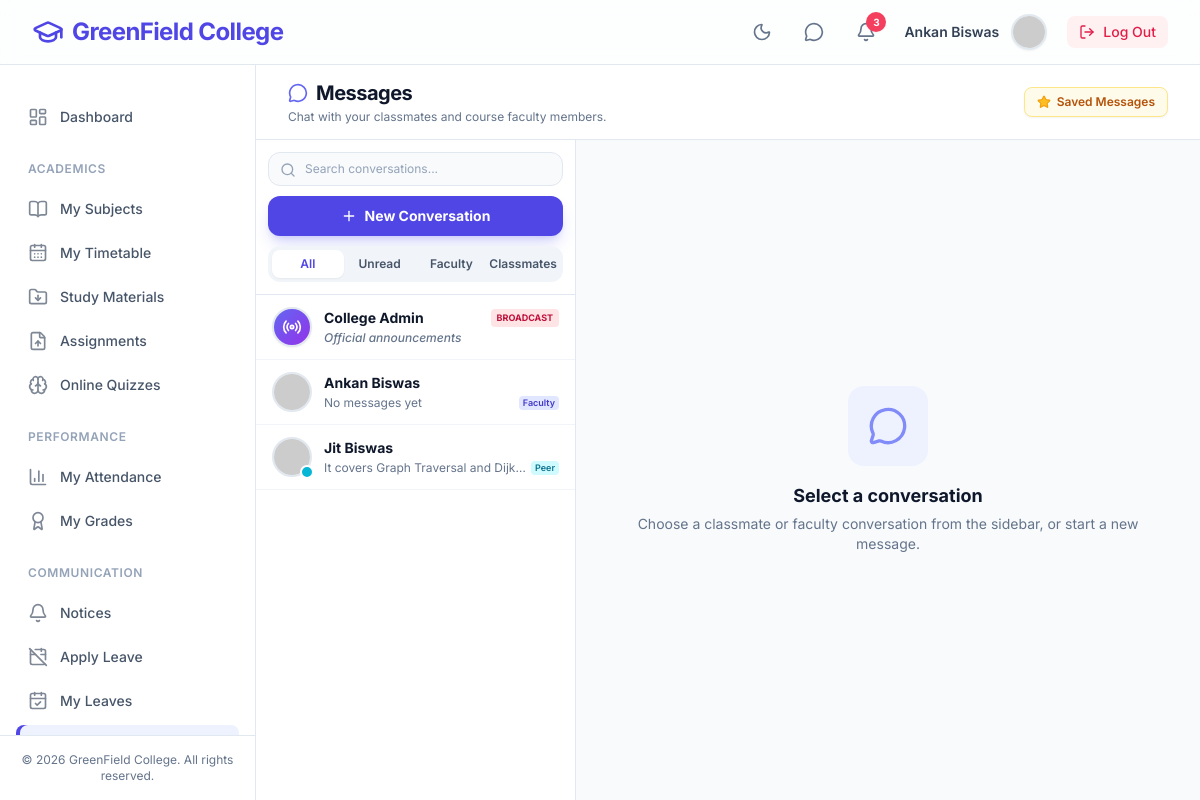
Screenshot of /views/student/messages.php (signed in) with the database file from the repository.
### tables this page shows
CREATE TABLE `conversations` (
  `id` int(11) NOT NULL AUTO_INCREMENT,
  `conv_type` enum('FACULTY_STUDENT','PEER_STUDENT','FACULTY_FACULTY') NOT NULL DEFAULT 'FACULTY_STUDENT',
  `user1_id` int(11) DEFAULT NULL,
  `user1_type` enum('STUDENT','FACULTY') DEFAULT NULL,
  `user2_id` int(11) DEFAULT NULL,
  `user2_type` enum('STUDENT','FACULTY') DEFAULT NULL,
  `student_id` int(11) DEFAULT NULL,
  `faculty_id` int(11) DEFAULT NULL,
  `last_message_at` datetime DEFAULT NULL,
  `student_cleared_at` datetime DEFAULT NULL,
  `faculty_cleared_at` datetime DEFAULT NULL,
  `user1_cleared_at` datetime DEFAULT NULL,
  `user2_cleared_at` datetime DEFAULT NULL,
  `created_at` timestamp NOT NULL DEFAULT current_timestamp(),
  PRIMARY KEY (`id`),
  UNIQUE KEY `uq_conversation_pair` (`student_id`,`faculty_id`),
  UNIQUE KEY `uq_participants` (`user1_id`,`user1_type`,`user2_id`,`user2_type`),
  KEY `idx_conv_student` (`student_id`),
  KEY `idx_conv_faculty` (`faculty_id`),
  KEY `idx_conv_last_msg` (`last_message_at`)
);

### config/database.php (called while the page is built, shortened)
<?php
class Database {
    private static ?Database $instance = null;
    private PDO $connection;
    private string $host = 'localhost';
    private string $db_name = 'college_cms';
    private string $username = 'root';
    private string $password = '';
    private string $charset = 'utf8mb4';
    private function __construct() {
        $dsn = "mysql:host={$this->host};dbname={$this->db_name};charset={$this->charset}";
        $options = [
            PDO::ATTR_ERRMODE            => PDO::ERRMODE_EXCEPTION,
            PDO::ATTR_DEFAULT_FETCH_MODE => PDO::FETCH_ASSOC,
            PDO::ATTR_EMULATE_PREPARES   => false,
        ];
        try {
            $this->connection = new PDO($dsn, $this->username, $this->password, $options);
        } catch (PDOException $e) {
            error_log("Database Connection failed: " . $e->getMessage());
            die("Critical Error: Unable to connect to the database. Please contact system administrator.");
        }
    }
    public static function getInstance(): Database {
        if (self::$instance === null) {
            self::$instance = new Database();
        }
        return self::$instance;
    }
    public function getConnection(): PDO {
        return $this->connection;
    }
}

### controllers/MessageController.php (called while the page is built, shortened)
<?php
require_once __DIR__ . '/../config/database.php';
class MessageController {
    private PDO $db;
    public function __construct() {
        $this->db = Database::getInstance()->getConnection();
    }
    public function getConversations(int $userId, string $role): array {
        try {
            $params = [
                $userId, $role,
                $userId, $role,
                $userId, $role,
                $userId, $role,
                $userId, $role,
                $userId, $role,
                $userId, $role,
                $userId, $role,
                $userId, $role,
                $userId, $role,
                $userId, $role,
                $userId, $role,
                $userId, $role,
                $userId, $role,
                $userId, $role,
                $userId, $role
            ];
            $stmt = $this->db->prepare($sql);
            $stmt->execute($params);
            $conversations = $stmt->fetchAll();
            foreach ($conversations as &$conv) {
                $cId = (int)$conv['id'];
                $isUser1 = ((int)$conv['my_user_num'] === 1);
                $clearedAt = $conv['my_cleared_at'];
                $delCol = $isUser1 ? 'deleted_by_user1' : 'deleted_by_user2';
                $stmtMsg = $this->db->prepare("
                    SELECT content
                    FROM messages
                    WHERE conversation_id = ?
                      AND (? IS NULL OR created_at > ?)
                      AND {$delCol} = 0
                    ORDER BY created_at DESC
                    LIMIT 1
                ");
                $stmtMsg->execute([$cId, $clearedAt, $clearedAt]);
                $lastMsg = $stmtMsg->fetchColumn();
                $stmtUnread = $this->db->prepare("
                    SELECT COUNT(*)
                    FROM messages
                    WHERE conversation_id = ?
                      AND NOT (sender_type = ? AND sender_id = ?)
                      AND is_read = 0
                      AND is_unsent = 0
                      AND (? IS NULL OR created_at > ?)
                      AND {$delCol} = 0
                ");
                $stmtUnread->execute([$cId, $role, $userId, $clearedAt, $clearedAt]);
            }
            return $conversations;
        } catch (\PDOException $e) {
            error_log("DB Error fetching conversations: " . $e->getMessage());
            return [];
        }
    }
}

### views/student/messages.php (the view, shortened to what this page needs)
<?php
require_once __DIR__ . '/../../includes/header.php';
require_once __DIR__ . '/../../controllers/MessageController.php';
$controller = new MessageController();
$userId = (int) $_SESSION['user_id'];
$conversations = $controller->getConversations($userId, 'STUDENT');
$base = defined('BASE_URL') ? BASE_URL : '/college_cms';
$rawConvId = $_GET['conv'] ?? '';
$isBroadcast = ($rawConvId === 'broadcast');
$activeConvId = $isBroadcast ? 'broadcast' : (int) $rawConvId;
?>
<main class="flex-1 overflow-y-auto bg-slate-50 dark:bg-slate-900 transition-colors duration-200">
    <div class="h-full flex flex-col">
        <div class="px-4 sm:px-6 lg:px-8 py-3.5 border-b border-slate-200 dark:border-slate-800 bg-white dark:bg-slate-800/50 flex-shrink-0">
            <div class="flex items-center justify-between max-w-full">
                <div>
                    <h1 class="text-xl font-bold tracking-tight text-slate-900 dark:text-white flex items-center gap-2">
                        <i data-lucide="message-circle" class="w-5 h-5 text-indigo-500"></i> Messages
                    </h1>
                    <p class="text-xs text-slate-500 dark:text-slate-400 mt-0.5">Chat with your classmates and course faculty members.</p>
                </div>
                <div class="flex items-center gap-2">
                    <button onclick="openStarredDrawer()" class="inline-flex items-center gap-1.5 px-3 py-1.5 rounded-lg text-xs font-semibold bg-amber-50 dark:bg-amber-900/30 text-amber-700 dark:text-amber-300 border border-amber-200 dark:border-amber-700/50 hover:bg-amber-100 transition-all shadow-sm">
                        <i data-lucide="star" class="w-3.5 h-3.5 fill-amber-400 text-amber-500"></i>
                        <span class="hidden sm:inline">Saved Messages</span>
                    </button>
                </div>
            </div>
        </div>
        <div class="flex-1 flex overflow-hidden">
            <div id="conv-sidebar" class="w-80 flex-shrink-0 border-r border-slate-200 dark:border-slate-700 bg-white dark:bg-slate-800 flex flex-col <?= $activeConvId ? 'hidden md:flex' : 'flex' ?>">
                <div class="p-3 border-b border-slate-200 dark:border-slate-700 space-y-2.5">
                    <div class="relative">
                        <input type="text" id="sidebar-search-input" placeholder="Search conversations..." oninput="handleSidebarSearch(this.value)" class="w-full pl-9 pr-8 py-2 text-xs rounded-xl border border-slate-200 dark:border-slate-700 bg-slate-50 dark:bg-slate-700/50 text-slate-900 dark:text-white focus:outline-hidden focus:ring-2 focus:ring-indigo-500 dark:focus:ring-indigo-400 focus:bg-white dark:focus:bg-slate-700 placeholder:text-slate-400 transition-all">
                    </div>
                    <button onclick="document.getElementById('new-conv-modal').classList.remove('hidden')"
                        class="w-full flex items-center justify-center gap-2 px-4 py-2.5 bg-indigo-600 hover:bg-indigo-700 text-white rounded-xl text-sm font-bold shadow-lg shadow-indigo-500/25 hover:shadow-indigo-500/40 transition-all">
                        <i data-lucide="plus" class="w-4 h-4"></i> New Conversation
                    </button>
                    <div class="flex items-center p-1 bg-slate-100 dark:bg-slate-700/60 rounded-xl text-xs font-semibold text-slate-600 dark:text-slate-300" id="conv-tabs">
                        <button type="button" onclick="filterConversations('all', this)" class="conv-tab-btn flex-1 py-1.5 text-center rounded-lg transition-all bg-white dark:bg-slate-800 text-indigo-600 dark:text-indigo-400 shadow-sm">
                            All
                        </button>
                        <button type="button" onclick="filterConversations('unread', this)" class="conv-tab-btn flex-1 py-1.5 text-center rounded-lg transition-all hover:text-slate-900 dark:hover:text-white relative">
                            Unread
                        </button>
                        <button type="button" onclick="filterConversations('faculty', this)" class="conv-tab-btn flex-1 py-1.5 text-center rounded-lg transition-all hover:text-slate-900 dark:hover:text-white">
                            Faculty
                        </button>
                        <button type="button" onclick="filterConversations('classmates', this)" class="conv-tab-btn flex-1 py-1.5 text-center rounded-lg transition-all hover:text-slate-900 dark:hover:text-white">
                            Classmates
                        </button>
                    </div>
                </div>
                <div class="flex-1 overflow-y-auto" id="conv-list">
                    <a href="<?= $base ?>/views/student/messages.php?conv=broadcast"
                       data-category="broadcast"
                       data-unread="false"
                       data-search-text="college admin official announcements broadcast"
                       class="conv-item flex items-center gap-3 px-4 py-3 border-b border-slate-100 dark:border-slate-700 hover:bg-slate-50 dark:hover:bg-slate-700/50 transition-colors <?= $isBroadcast ? 'bg-indigo-50 dark:bg-indigo-900/20 border-l-4 border-l-indigo-500' : '' ?>">
                        <div class="w-10 h-10 rounded-full bg-gradient-to-br from-indigo-500 to-purple-600 flex items-center justify-center text-white flex-shrink-0 shadow-sm border-2 border-slate-200 dark:border-slate-600">
                            <i data-lucide="radio" class="w-5 h-5"></i>
                        </div>
                        <div class="flex-1 min-w-0">
                            <div class="flex items-center justify-between">
                                <span class="text-sm font-bold text-slate-900 dark:text-white truncate">College Admin</span>
                                <span class="inline-flex items-center px-1.5 py-0.5 rounded text-[9px] font-bold bg-rose-100 text-rose-700 dark:bg-rose-900/30 dark:text-rose-400 uppercase">Broadcast</span>
                            </div>
                            <p class="text-xs text-slate-500 dark:text-slate-400 truncate mt-0.5 font-medium italic">Official announcements</p>
                        </div>
                    </a>
                    <?php if (empty($conversations)): ?>
                        <div class="p-6 text-center" id="empty-conv-notice">
                            <i data-lucide="message-square-off" class="w-10 h-10 text-slate-300 dark:text-slate-600 mx-auto mb-3"></i>
                            <p class="text-sm text-slate-500 dark:text-slate-400">No conversations yet</p>
                            <p class="text-xs text-slate-400 mt-1">Click above to start a chat with a faculty or classmate</p>
                        </div>
                    <?php else: ?>
                        <?php foreach ($conversations as $conv):
                            $isActive = $activeConvId === (int) $conv['id'];
                            $contactRole = $conv['contact_role'] ?? 'FACULTY';
                            $category = ($contactRole === 'STUDENT') ? 'student' : 'faculty';
                            $unreadCount = (int) ($conv['unread_count'] ?? 0);
                            $contactName = $conv['contact_name'] ?? 'Contact';
                            $avatarColor = ($contactRole === 'STUDENT') ? '06b6d4' : '4f46e5';
                            $contactPic = !empty($conv['contact_pic'])
                                ? $base . '/uploads/profiles/' . htmlspecialchars($conv['contact_pic'])
                                : 'https://ui-avatars.com/api/?name=' . urlencode($contactName) . '&background=' . $avatarColor . '&color=fff&bold=true';
                        ?>
                            <a href="<?= $base ?>/views/student/messages.php?conv=<?= $conv['id'] ?>"
                               data-category="<?= $category ?>"
                               data-unread="<?= $unreadCount > 0 ? 'true' : 'false' ?>"
                               data-search-text="<?= htmlspecialchars(strtolower($contactName . ' ' . ($conv['last_message'] ?? '') . ' ' . ($conv['contact_roll'] ?? ''))) ?>"
                               class="conv-item flex items-center gap-3 px-4 py-3 border-b border-slate-100 dark:border-slate-700 hover:bg-slate-50 dark:hover:bg-slate-700/50 transition-colors <?= $isActive ? 'bg-indigo-50 dark:bg-indigo-900/20 border-l-4 border-l-indigo-500' : '' ?>">
                                <div class="relative flex-shrink-0">
                                    <img src="<?= $contactPic ?>" alt="" class="w-10 h-10 rounded-full object-cover border-2 border-slate-200 dark:border-slate-600">
                                    <?php if ($contactRole === 'STUDENT'): ?>
                                        <span class="absolute -bottom-0.5 -right-0.5 w-3.5 h-3.5 rounded-full bg-cyan-500 border-2 border-white dark:border-slate-800" title="Classmate"></span>
                                    <?php endif; ?>
                                </div>
                                <div class="flex-1 min-w-0">
                                    <div class="flex items-center justify-between">
                                        <span class="text-sm font-bold text-slate-900 dark:text-white truncate"><?= htmlspecialchars($contactName) ?></span>
                                    </div>
                                    <div class="flex items-center justify-between mt-0.5">
                                        <p class="text-xs text-slate-500 dark:text-slate-400 truncate"><?= htmlspecialchars($conv['last_message'] ?? 'No messages yet') ?></p>
                                        <span class="text-[9px] px-1 py-0.2 rounded font-semibold <?= $contactRole === 'STUDENT' ? 'bg-cyan-100 text-cyan-700 dark:bg-cyan-900/30 dark:text-cyan-400' : 'bg-indigo-100 text-indigo-700 dark:bg-indigo-900/30 dark:text-indigo-400' ?>">
                                            <?= $contactRole === 'STUDENT' ? 'Peer' : 'Faculty' ?>
                                        </span>
                                    </div>
                                </div>
                            </a>
                        <?php endforeach; ?>
                    <?php endif; ?>
                </div>
            </div>
            <div class="flex-1 flex flex-col min-w-0 <?= !$activeConvId ? 'hidden md:flex' : 'flex' ?>">
                <?php if (!$activeConvId): ?>
                    <div class="flex-1 flex items-center justify-center p-8">
                        <div class="text-center">
                            <div class="w-20 h-20 mx-auto mb-4 rounded-2xl bg-indigo-50 dark:bg-indigo-900/20 flex items-center justify-center">
                                <i data-lucide="message-circle" class="w-10 h-10 text-indigo-400 dark:text-indigo-600"></i>
                            </div>
                            <h3 class="text-lg font-bold text-slate-900 dark:text-white">Select a conversation</h3>
                            <p class="text-sm text-slate-500 mt-1">Choose a classmate or faculty conversation from the sidebar, or start a new message.</p>
                        </div>
                    </div>
                <?php endif; ?>
            </div>
        </div>
    </div>
</main>
<?php require_once __DIR__ . '/../../includes/footer.php'; ?>

### rows the page displays
conversations: contactName "Ankan Biswas", last_message "No messages yet", shows "Faculty"
conversations: contactName "Jit Biswas", last_message "It covers Graph Traversal and Dijk…", shows "Peer"

### other values shown
$notifCount "3"
$userName "Ankan Biswas"
$link['label'] "Dashboard"
$link['label'] "ACADEMICS"
$link['label'] "My Subjects"
$link['label'] "My Timetable"
$link['label'] "Study Materials"
$link['label'] "Assignments"
$link['label'] "Online Quizzes"
$link['label'] "PERFORMANCE"
$link['label'] "My Attendance"
$link['label'] "My Grades"
$link['label'] "COMMUNICATION"
$link['label'] "Notices"
$link['label'] "Apply Leave"
